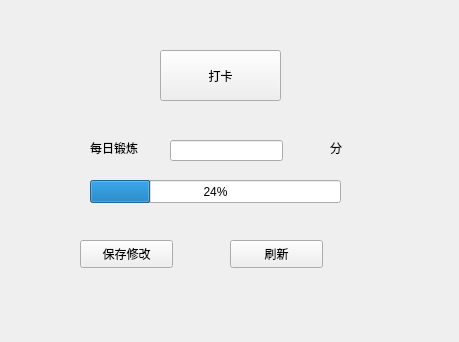
<?xml version="1.0" encoding="UTF-8"?>
<ui version="4.0">
 <class>clock_in</class>
 <widget class="QWidget" name="clock_in">
  <property name="geometry">
   <rect>
    <x>0</x>
    <y>0</y>
    <width>459</width>
    <height>342</height>
   </rect>
  </property>
  <property name="windowTitle">
   <string>Form</string>
  </property>
  <widget class="QProgressBar" name="progressBar">
   <property name="geometry">
    <rect>
     <x>90</x>
     <y>180</y>
     <width>251</width>
     <height>23</height>
    </rect>
   </property>
   <property name="value">
    <number>24</number>
   </property>
  </widget>
  <widget class="QPushButton" name="pushButton">
   <property name="geometry">
    <rect>
     <x>80</x>
     <y>240</y>
     <width>93</width>
     <height>28</height>
    </rect>
   </property>
   <property name="text">
    <string>保存修改</string>
   </property>
  </widget>
  <widget class="QPushButton" name="pushButton_2">
   <property name="geometry">
    <rect>
     <x>230</x>
     <y>240</y>
     <width>93</width>
     <height>28</height>
    </rect>
   </property>
   <property name="text">
    <string>刷新</string>
   </property>
  </widget>
  <widget class="QLabel" name="label">
   <property name="geometry">
    <rect>
     <x>90</x>
     <y>140</y>
     <width>72</width>
     <height>15</height>
    </rect>
   </property>
   <property name="text">
    <string>每日锻炼</string>
   </property>
  </widget>
  <widget class="QLineEdit" name="lineEdit">
   <property name="geometry">
    <rect>
     <x>170</x>
     <y>140</y>
     <width>113</width>
     <height>21</height>
    </rect>
   </property>
  </widget>
  <widget class="QLabel" name="label_2">
   <property name="geometry">
    <rect>
     <x>330</x>
     <y>140</y>
     <width>72</width>
     <height>15</height>
    </rect>
   </property>
   <property name="text">
    <string>分</string>
   </property>
  </widget>
  <widget class="QPushButton" name="pushButton_3">
   <property name="geometry">
    <rect>
     <x>160</x>
     <y>50</y>
     <width>121</width>
     <height>51</height>
    </rect>
   </property>
   <property name="text">
    <string>打卡</string>
   </property>
  </widget>
 </widget>
 <resources/>
 <connections/>
</ui>
